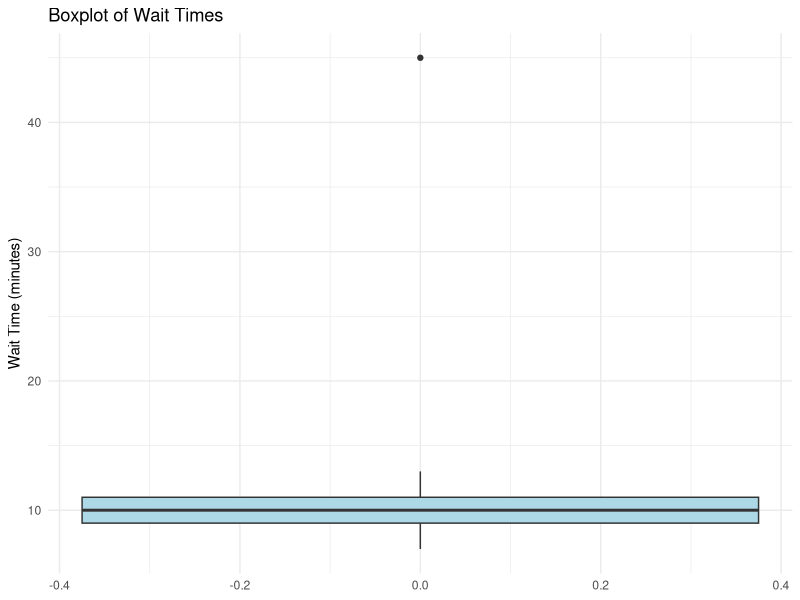
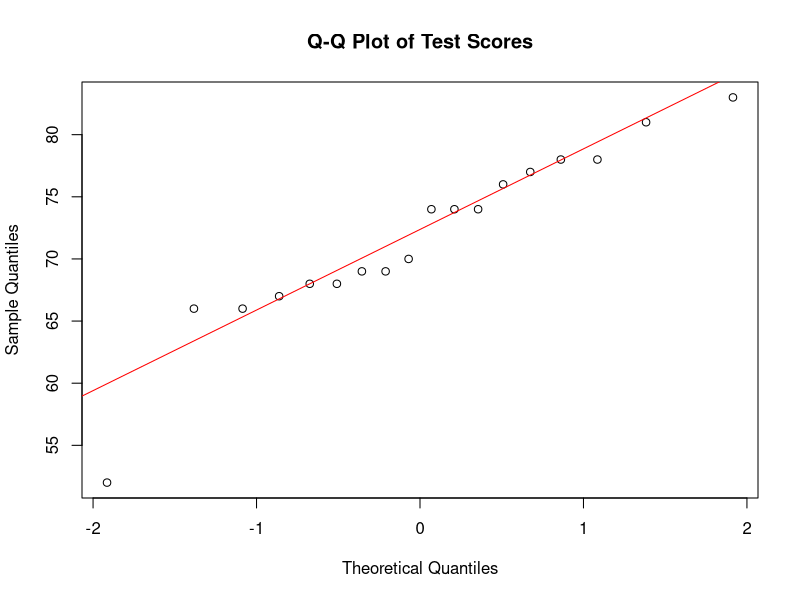
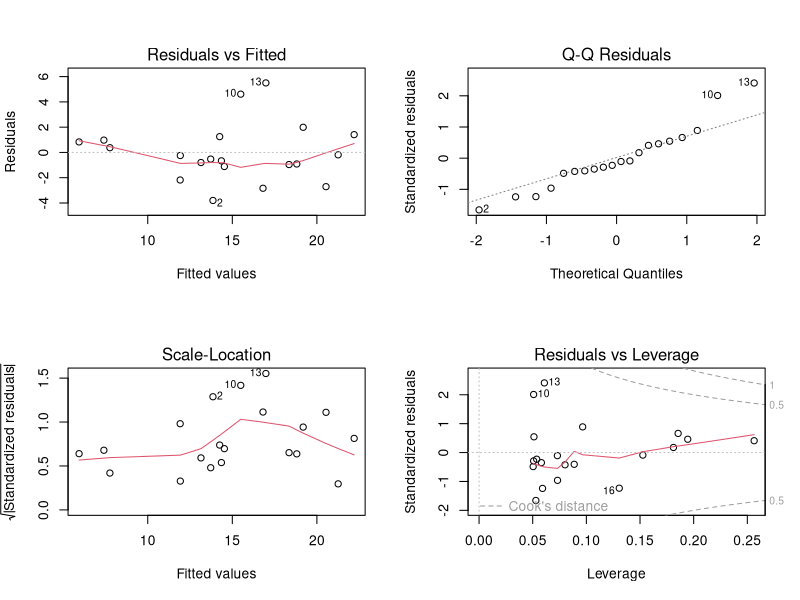
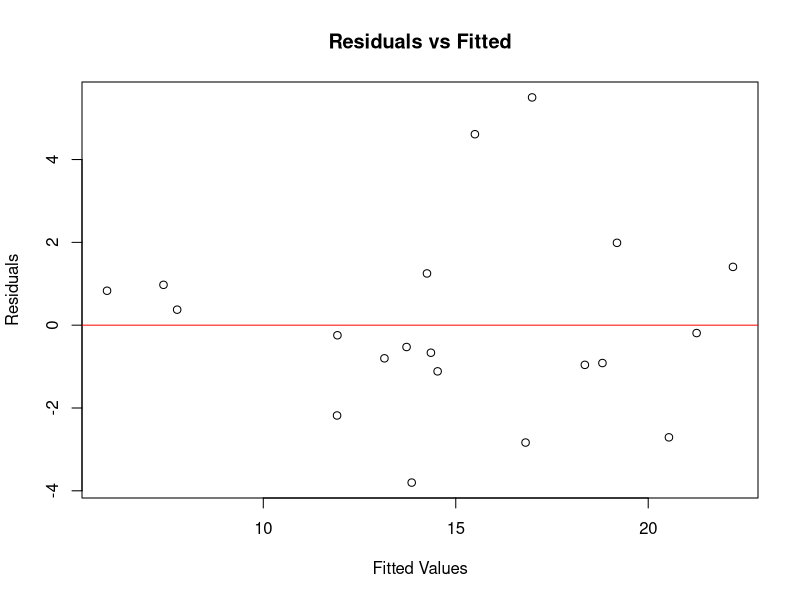

The R script that drew these images, in order:
## ---- chunk 1
library(tidyverse)

# Population strata
strata <- tibble(
  Department = c("A", "B", "C"),
  Population_N = c(60, 40, 20),
  Proportion = Population_N / sum(Population_N)
)

# Total sample size
total_sample <- 30

# Allocate sample proportionally
strata <- strata %>%
  mutate(
    Sample_n = round(Proportion * total_sample),
    Sampling_Fraction = Sample_n / Population_N
  )

print(strata)

cat("\nTotal sample allocated:", sum(strata$Sample_n), "\n")
## ---- chunk 2
# Power calculation using pwr package (if available)
# If not installed, use approximations or manual calculation
if (requireNamespace("pwr", quietly = TRUE)) {
  library(pwr)
  
  power_result <- pwr.t.test(n = 12, d = 0.5, sig.level = 0.05, 
                              type = "two.sample", alternative = "two.sided")
  print(power_result)
  
  cat("\nWith n = 12 per group, power to detect d = 0.5 is:", 
      round(power_result$power, 2), "\n")
  
  # What effect size is detectable with 80% power?
  mde_result <- pwr.t.test(n = 12, power = 0.80, sig.level = 0.05,
                           type = "two.sample", alternative = "two.sided")
  cat("Minimum detectable effect (80% power):", round(mde_result$d, 2), "\n")
} else {
  cat("Install 'pwr' package to run power calculations.\n")
}
## ---- chunk 3
# Re-run stratified allocation
departments <- c(60, 40, 20)
total_n <- 30
allocation <- round((departments / sum(departments)) * total_n)
print(allocation)
## ---- chunk 4
library(tidyverse)
library(psych)

set.seed(2025)

# Simulated pilot data: 25 respondents, 5 items
pilot_data <- tibble(
  respondent = 1:25,
  item1 = sample(3:7, 25, replace = TRUE, prob = c(0.1, 0.2, 0.3, 0.25, 0.15)),
  item2 = sample(2:7, 25, replace = TRUE, prob = c(0.1, 0.15, 0.25, 0.25, 0.15, 0.1)),
  item3 = sample(4:7, 25, replace = TRUE, prob = c(0.2, 0.3, 0.3, 0.2)),  # restricted range
  item4 = sample(1:7, 25, replace = TRUE),
  item5 = sample(2:7, 25, replace = TRUE, prob = c(0.15, 0.2, 0.25, 0.2, 0.15, 0.05))
)

# Item descriptive statistics
item_stats <- pilot_data %>%
  select(starts_with("item")) %>%
  summarise(across(everything(), list(
    mean = mean,
    sd = sd,
    min = min,
    max = max
  ))) %>%
  pivot_longer(everything(), names_to = c("item", ".value"), names_sep = "_")

print(item_stats)

# Inter-item correlations
items_only <- select(pilot_data, starts_with("item"))
cor_matrix <- cor(items_only)
print(round(cor_matrix, 2))

# Item-total correlations (corrected for item overlap)
item_total <- psych::alpha(items_only)$item.stats
print(item_total)
## ---- chunk 5
# Revised scale: remove item3 and item4
revised_items <- select(pilot_data, item1, item2, item5)
alpha_revised <- psych::alpha(revised_items)
print(alpha_revised)

cat("Cronbach's alpha for revised 3-item scale:", round(alpha_revised$total$raw_alpha, 3), "\n")
## ---- chunk 6
# Re-run item statistics
set.seed(2025)
items_test <- data.frame(
  i1 = sample(1:5, 15, replace = TRUE),
  i2 = sample(1:5, 15, replace = TRUE),
  i3 = sample(1:5, 15, replace = TRUE)
)
cor(items_test)
## ---- chunk 7
library(tidyverse)

set.seed(2025)

# Simulated wait times (most between 5–15 minutes, one outlier at 45)
wait_times <- c(7, 9, 8, 11, 10, 12, 8, 9, 10, 11, 13, 9, 10, 12, 8, 11, 10, 9, 45, 10)

wait_data <- tibble(observation = 1:20, wait_time = wait_times)

# Boxplot
ggplot(wait_data, aes(y = wait_time)) +
  geom_boxplot(fill = "lightblue") +
  labs(title = "Boxplot of Wait Times", y = "Wait Time (minutes)") +
  theme_minimal()

# Identify outliers using 1.5*IQR rule
Q1 <- quantile(wait_times, 0.25)
Q3 <- quantile(wait_times, 0.75)
IQR_val <- IQR(wait_times)
lower_fence <- Q1 - 1.5 * IQR_val
upper_fence <- Q3 + 1.5 * IQR_val

outliers <- wait_data %>%
  filter(wait_time < lower_fence | wait_time > upper_fence)

print(outliers)

# Z-scores
wait_data <- wait_data %>%
  mutate(z_score = (wait_time - mean(wait_time)) / sd(wait_time))

extreme <- wait_data %>%
  filter(abs(z_score) > 3)

print(extreme)
## ---- chunk 8
library(tidyverse)

set.seed(2025)

# Simulated test scores (approximately normal)
test_scores <- round(rnorm(18, mean = 70, sd = 10))

# Q-Q plot
qqnorm(test_scores, main = "Q-Q Plot of Test Scores")
qqline(test_scores, col = "red")

# Shapiro-Wilk test
shapiro_result <- shapiro.test(test_scores)
print(shapiro_result)

cat("Shapiro-Wilk p-value:", round(shapiro_result$p.value, 3), "\n")
## ---- chunk 9
library(tidyverse)

set.seed(2025)

# Simulated data
reg_data <- tibble(
  x = runif(20, 1, 10),
  y = 3 + 2 * x + rnorm(20, 0, 2)
)

# Fit linear model
model <- lm(y ~ x, data = reg_data)
summary(model)

# Diagnostic plots
par(mfrow = c(2, 2))
plot(model)
par(mfrow = c(1, 1))

# Residuals vs fitted
plot(model$fitted.values, model$residuals, 
     xlab = "Fitted Values", ylab = "Residuals",
     main = "Residuals vs Fitted")
abline(h = 0, col = "red")
## ---- chunk 10
# Re-run outlier detection
set.seed(2025)
x <- c(5, 6, 7, 8, 5, 6, 7, 20)  # 20 is an outlier
Q1 <- quantile(x, 0.25)
Q3 <- quantile(x, 0.75)
IQR_val <- IQR(x)
upper_fence <- Q3 + 1.5 * IQR_val
x[x > upper_fence]
## ---- chunk 11
library(tidyverse)

set.seed(2025)

# Simulated dataset with missing values
study_data <- tibble(
  participant = 1:25,
  age = sample(20:60, 25, replace = TRUE),
  satisfaction = sample(c(3:7, NA), 25, replace = TRUE, prob = c(0.15, 0.2, 0.25, 0.2, 0.15, 0.05)),
  performance = c(sample(50:90, 20, replace = TRUE), rep(NA, 5))
)

# Count missing values per variable
missing_summary <- study_data %>%
  summarise(across(everything(), ~ sum(is.na(.))))

print(missing_summary)

# Proportion missing
prop_missing <- study_data %>%
  summarise(across(everything(), ~ mean(is.na(.))))

print(prop_missing)

# Compare complete vs incomplete cases
study_data <- study_data %>%
  mutate(complete = complete.cases(study_data))

complete_vs_incomplete <- study_data %>%
  group_by(complete) %>%
  summarise(mean_age = mean(age, na.rm = TRUE), .groups = "drop")

print(complete_vs_incomplete)
## ---- chunk 12
# Multiple imputation requires the 'mice' package
if (requireNamespace("mice", quietly = TRUE)) {
  library(mice)
  
  # Remove 'complete' indicator variable before imputation
  impute_data <- study_data %>% select(participant, age, satisfaction, performance)
  
  # Perform multiple imputation (m = 5 imputations)
  set.seed(2025)
  imp <- mice(impute_data, m = 5, method = "pmm", printFlag = FALSE)
  
  # Check imputed values
  print(imp)
  
  # Example analysis: regress performance on age and satisfaction
  fit <- with(imp, lm(performance ~ age + satisfaction))
  pooled <- pool(fit)
  summary(pooled)
  
} else {
  cat("Install 'mice' package to run multiple imputation.\n")
  cat("With very small samples, MI may be unstable; consider complete-case analysis.\n")
}
## ---- chunk 13
# Re-run missing data summary
set.seed(2025)
x <- c(5, 6, NA, 8, 7, NA, 9)
sum(is.na(x))
mean(is.na(x))
